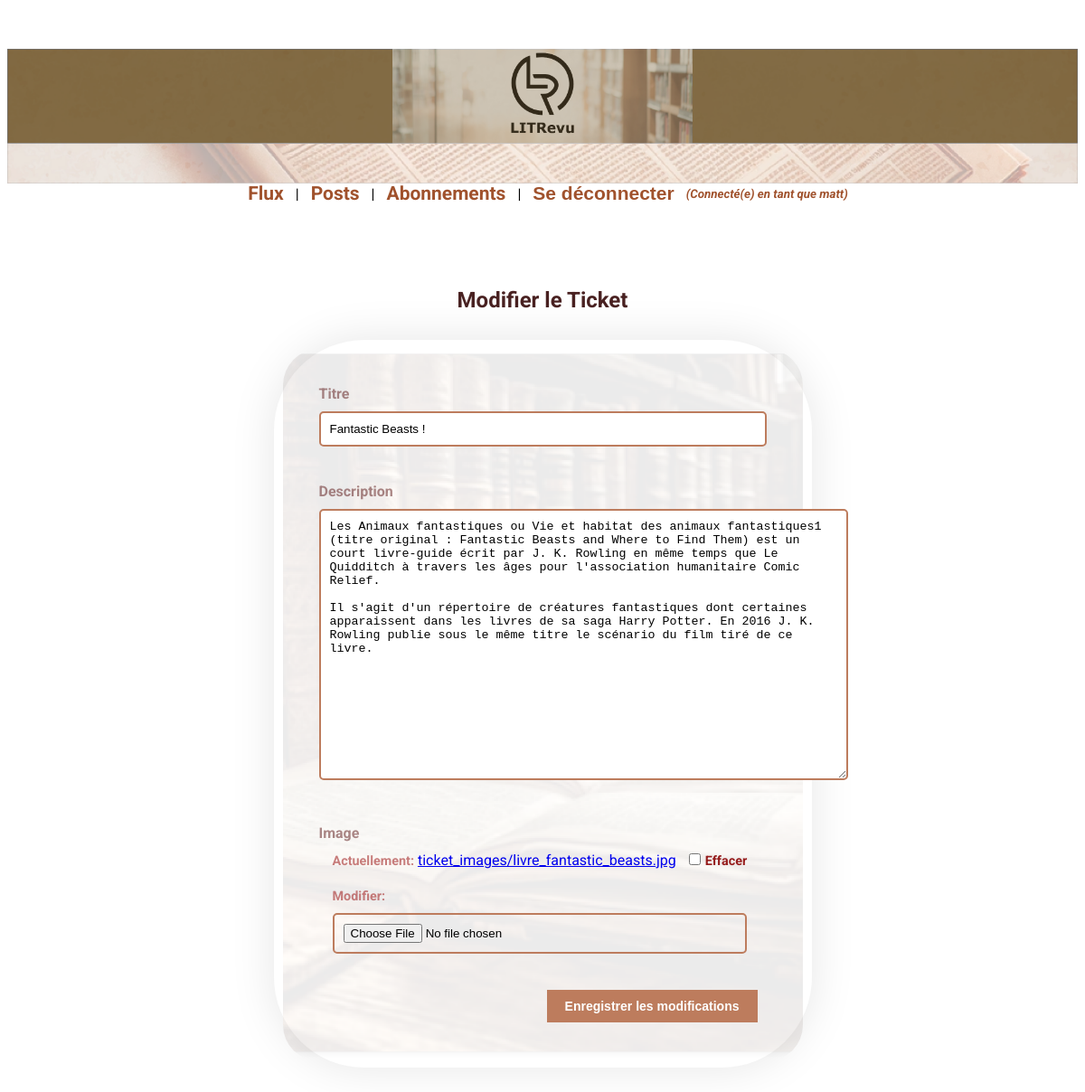
The app's page /tickets/1/edit/ (signed in) with its own data.
### authentication/models.py (models this page shows, shortened)
class CustomUser(AbstractUser):
    profile_photo = models.ImageField(upload_to="profile_photos/", blank=True, null=True)
    first_name = models.CharField(max_length=30, blank=True)
    last_name = models.CharField(max_length=30, blank=True)

### ticket/models.py (models this page shows, shortened)
class Ticket(models.Model):
    title = models.CharField(max_length=128)
    description = models.TextField(max_length=2048, blank=True)
    user = models.ForeignKey(to=settings.AUTH_USER_MODEL, on_delete=models.CASCADE)
    image = models.ImageField(upload_to="ticket_images/", null=True, blank=True)
    time_created = models.DateTimeField(auto_now_add=True)

### ticket/views.py (the view, shortened to what this page needs)
class UpdateTicketView(LoginRequiredMixin, View):
    template_name = "ticket/update_ticket.html"
    def get(self, request, pk):
        ticket = get_object_or_404(Ticket, pk=pk, user=request.user)
        form = TicketForm(instance=ticket)
        return render(request, self.template_name, {"form": form})

### ticket/forms.py
class TicketForm(forms.ModelForm):
    class Meta:
        model = Ticket
        fields = ["title", "description", "image"]
        labels = {"title": "Titre", "image": "Image"}

### ticket/templates/ticket/update_ticket.html (shortened to what this page needs)
{% extends 'base.html' %}
{% load static %}
{% block content %}
<div class="ticket-container modify-ticket-container">
    <h2>Modifier le Ticket</h2>
    <form method="post" enctype="multipart/form-data" class="form">
        <div class="form-group">
            {% for field in form %}
                <label for="{{ field.id_for_label }}">{{ field.label }}</label>
                {% if field.name == 'image' %}
                    <div class="image-field">
                        {% if field.value %}
                            <div class="field-image-checkbox">
                                <div class="field-image">
                                    {{ field }}
                                </div>
                            </div>
                        {% else %}
                            {{ field }}
                        {% endif %}
                    </div>
                {% elif field.name == 'description' %}
                    <div class="description-field">
                        {{ field }}
                    </div>
                {% else %}
                    {{ field }}
                {% endif %}
            {% endfor %}
        </div>
        <div class="submit-button-container">
            <button type="submit">Enregistrer les modifications</button>
        </div>
    </form>
</div>
{% endblock %}

### templates/base.html (shortened to what this page needs)
{% load static %}
<!DOCTYPE html>
<html lang="en">
<head>
    <link rel="stylesheet" href="{% static 'css/main.css' %}">
</head>
<body>
    <header>
        <div class="header-links">
            <span><a href="{% url 'feed' %}">Flux</a></span>
            <span>|</span>
            <span><a href="{% url 'ticket_list' %}">Posts</a></span>
            <span>|</span>
            <span><a href="{% url 'follow_user' %}">Abonnements</a></span>
            {% if user.is_authenticated %}
                <span>|</span>
                <form action="{% url 'logout' %}" method="post" style="display: inline;">
                    <button type="submit" class="logout-button">Se déconnecter</button>
                </form>
                <span class="user-info">(Connecté(e) en tant que {{ user.username }})</span>
            {% endif %}
        </div>
    </header>
    {% block content %}{% endblock content %}
</body>
</html>

### records on screen
CustomUser: username "matt"
Ticket: form "Fantastic Beasts !", form "Les Animaux fantastiques ou Vie et habitat des animaux fantastiques1 (titre original : Fantastic Beasts and Where to Find Them) est un court livre-guide écrit par J. K. Rowling en même temps que Le Quidditch à travers les âges pour l'association humanitaire Comic Relief. Il s'agit d'un répertoire de créatures fantastiques dont certaines apparaissent dans les livres de sa saga Harry Potter. En 2016 J. K. Rowling publie sous le même titre le scénario du film tiré de ce livre."

### other values on screen
{{ field.label }} "Titre" "Description" "Image"
